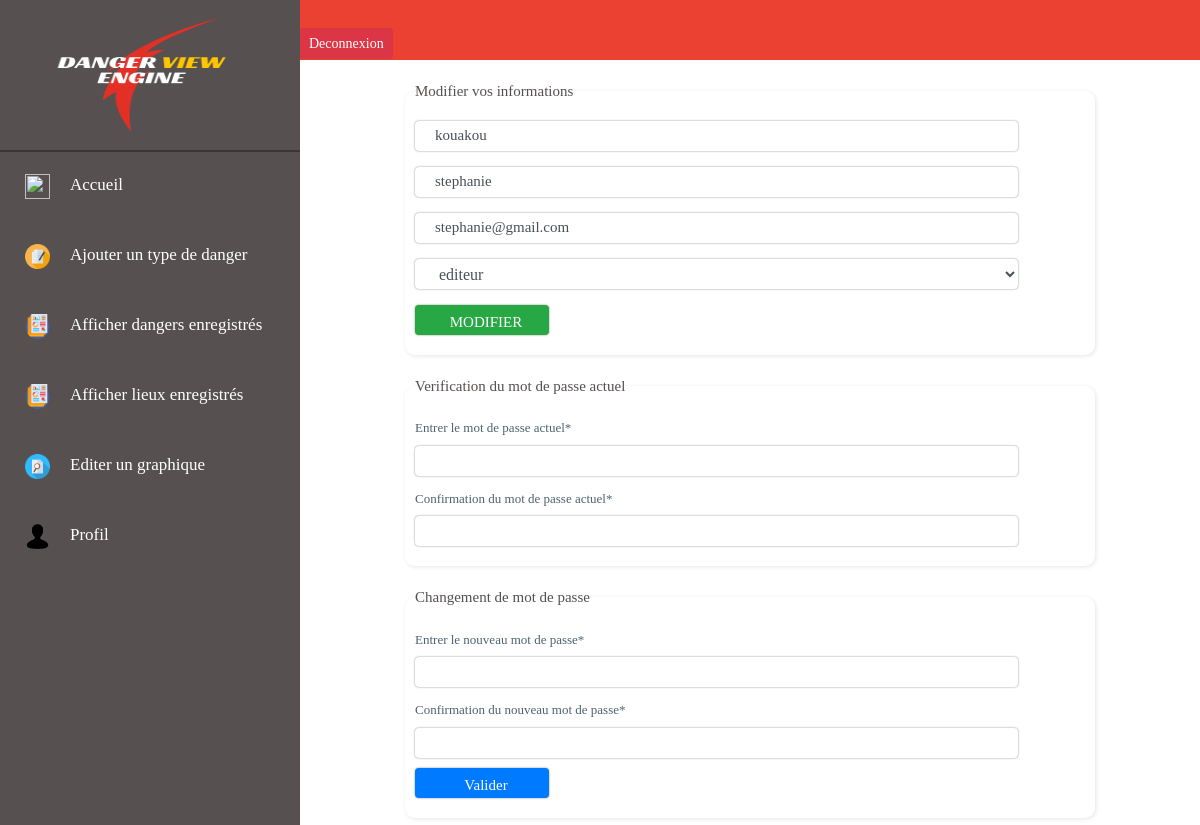
The page /index.php?page=modif_profiluser (signed in) on the database its author committed.
### tables this page shows
CREATE TABLE `utilisateur` (
  `id_utilisateur` int(11) NOT NULL,
  `nom` varchar(45) NOT NULL,
  `prenom` varchar(45) NOT NULL,
  `email` varchar(45) NOT NULL,
  `password` varchar(200) NOT NULL,
  `role` varchar(20) NOT NULL,
  `photo` varchar(255) DEFAULT NULL
);

### public/pages/modif_profiluser.php (the view, shortened to what this page needs)
<?php
include("public/pages/bd.php") ;
  $iduser = $_SESSION['id'];
  if (isset($_SESSION['id']) ) {
    $query= "SELECT * FROM utilisateur WHERE id_utilisateur=$iduser";
    $result = mysqli_query($conn,$query);
    if(mysqli_num_rows($result)==1){
      $row= mysqli_fetch_array($result);
      $nom= $row['nom'];
      $prenom= $row['prenom'];
      $email=$row['email'];
      $role=$row['role'];
  }
    }
 ?>
<div class="container" id="modif_profil">
  <form class="" action="" method="POST">
    <fieldset>
      <legend>Modifier vos informations</legend>
    <div class="form-group  mb-3">
      <input type="text" name="nom" value="<?=$nom ?>" class="form-control " autocomplete="off" placeholder="Nom">
    </div>
    <div class="form-group  mb-3">
      <input type="text" name="prenom" value="<?=$prenom ?>" class="form-control " autocomplete="off" placeholder="Prenom">
    </div>
    <div class="form-group  mb-3">
      <input type="text" name="email" value="<?=$email ?>" class="form-control " autocomplete="off" placeholder="Email">
    </div>
    <div class="form-group  mb-3" id="select">
      <select class="form-control" name="role">
        <option value="<?=$role?>"> <?=$role?></option>
      </select>
    </div>
    <input type="submit" name="modif" value="MODIFIER" class="btn btn-success">
</fieldset>
  </form>
  <form class="" action="" method="post">
      <fieldset>
        <legend>Verification du mot de passe actuel</legend>
            <div class="in">
              <div class="">
                  <label for="">Entrer le mot de passe actuel*</label>
                </div>
                <input type="password" name="mdpA" value="" class="form-control " autocomplete="off">
              </div>
              <div class="in">
                <div class="">
                    <label for="">Confirmation du mot de passe actuel*</label>
                  </div>
                  <input type="password" name="CmdpA" value="" class="form-control " autocomplete="off">
                </div>
            </fieldset>
        <fieldset>
          <legend>Changement de mot de passe</legend>
                <div class="in">
                  <div class="">
                    <label for="">Entrer le nouveau mot de passe*</label>
                  </div>
                  <input type="password" name="mdp" value="" class="form-control " autocomplete="off">
                </div>
                <div class="in">
                  <div class="">
                    <label for="">Confirmation du nouveau mot de passe*</label>
                  </div>
                  <input type="password" name="Cmdp" value="" class="form-control " autocomplete="off">
                </div>
                <input type="submit" name="valider" value="valider" class="btn btn-primary" autocomplete="off">
      </fieldset>
    </form>
</div>

### public/css/style_utilisateurs.css (style rules this page uses)
body { font-family: lora; }
#modif_profil { width: 80%; margin:20px auto; }
#modif_profil form fieldset { border-radius: 10px; box-shadow: 1px 1px 4px rgba(0, 0, 0, 0.1); margin-top: 20px; padding: 10px; border-color: #dadada; }
#modif_profil form fieldset legend { display: block; margin-top: -20px; font-family: lora; color: #565050; font-size: 15px; }
#modif_profil form label { color: #4d636f; font-size: 13px; font-family: lora; }
#modif_profil form select { width: 90%; height: 30px; outline: none; padding-left: 20px; border: none; box-shadow: 0px 0px 2px rgba(0, 0, 0, 0.5); }
#modif_profil form input { width: 90%; height: 30px; font-size: 15px; outline: none; padding-left: 20px; border: none; margin-bottom: 10px; box-shadow: 0px 0px 2px rgba(0, 0, 0, 0.5); }
#modif_profil form input[type=submit] { width: 20%; border: none; font-family: lora; transition: all 1s ; text-transform: capitalize; cursor: pointer; }

### rows shown on the page
utilisateur: nom "kouakou", prenom "stephanie", email "stephanie@gmail.com", role "editeur"
